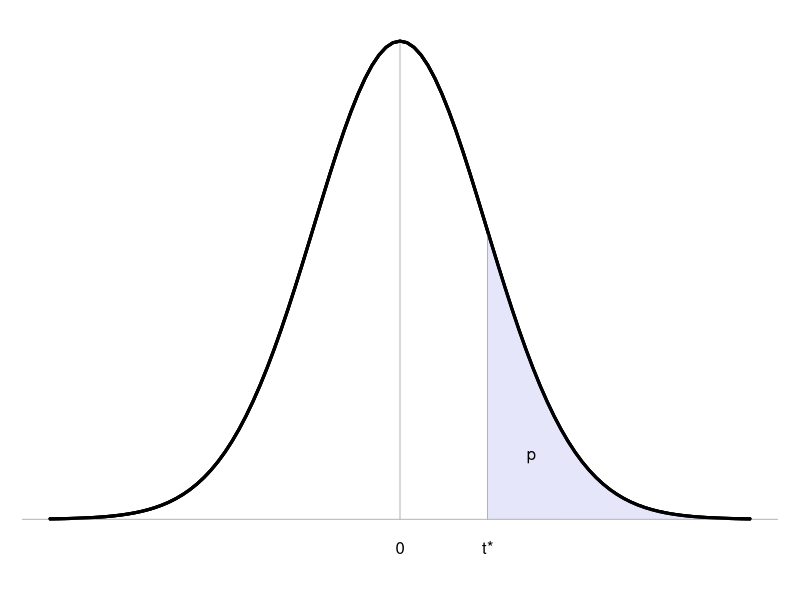

Write R code to recreate this figure.
## ---- chunk 1
# adapted from `kritieketwaarden_hulpfiguur.R`
# HQ 20140320
# alles met df=49
op <- par(mar=c(3,1,1,1)+0.1)
xx <- seq(1,4,by=.01)
yy <- dt(xx,df=49)
curve( dt(x,df=49), from=-4, to=4, xaxt="n", yaxt="n", xlab="", ylab="", bty="n", lwd=3 )
polygon( x=c(1,xx), y=c(0,yy), col="lavender", border="lavender" )
curve( dt(x,df=49), from=-4, to=4, xaxt="n", yaxt="n", xlab="", ylab="", bty="n", lwd=3, add=TRUE )
text( 1.5, dt(1.5,df=49)*.4, "p", adj=.5, cex=1 )
axis( side=1, at=c(0,1), labels=c("0","t*"), cex=1, tick=F, line=-1 ) # cex is ignored
abline( h=0, lty=1, col="grey70" )
segments( x0=0, x1=0, y0=0, y1=dt(0,df=49), col="grey70" )
segments( x0=1, x1=1, y0=0, y1=yy[1], col="grey70" )
curve( dt(x,df=49), from=-4, to=4, xaxt="n", yaxt="n", xlab="", ylab="", bty="n", lwd=3, add=TRUE )
## ---- chunk 2
pvals <- c(.2,.1,.05,.025,.01,.005,.0025,.001)
df <- c( seq(1,25,by=1),30,40,50,100,200,400 ) 
# add extra row for infinity d.f. (using normal distro)
# add extra columns, one for d.f. values and one for spacing
appendixt1 <- matrix("",nrow=length(df)+1,ncol=2+length(pvals)) # matrix of char strings
for (i in 1:length(df)) 
  for (j in 1:length(pvals))
    appendixt1[i,j+2] <- format( qt( p=pvals[j], lower.tail=FALSE, df=df[i] ),
                               digits=4, nsmall=3 )
i <- length(df)+1 # last row of matrix: normal distrib values
for (j in 1:length(pvals))
  appendixt1[i,j+2] <- format( qnorm( p=pvals[j], lower.tail=FALSE ),
                               digits=4, nsmall=3 )
appendixt1[,1] <- c( format(df)," ∞ " ) # first column
appendixt1 <- rbind(
  c( "", "p", as.character(pvals) ),
  c( "", "B", paste(as.character(100-200*pvals),"%",sep="" ) ),
  appendixt1
)
knitr::kable(
  appendixt1, booktabs=TRUE, col.names=rep("",ncol(appendixt1)), align="c" )
